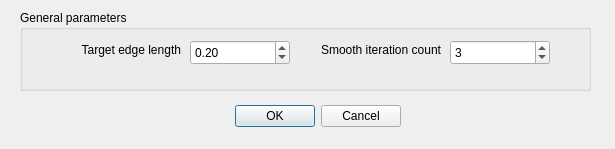
<?xml version="1.0" encoding="UTF-8"?>
<ui version="4.0">
 <class>IsotropicParametersDialog</class>
 <widget class="QDialog" name="IsotropicParametersDialog">
  <property name="geometry">
   <rect>
    <x>0</x>
    <y>0</y>
    <width>615</width>
    <height>149</height>
   </rect>
  </property>
  <property name="windowTitle">
   <string>Isotropic Parameters</string>
  </property>
  <widget class="QDialogButtonBox" name="buttonBox">
   <property name="geometry">
    <rect>
     <x>160</x>
     <y>100</y>
     <width>241</width>
     <height>32</height>
    </rect>
   </property>
   <property name="orientation">
    <enum>Qt::Horizontal</enum>
   </property>
   <property name="standardButtons">
    <set>QDialogButtonBox::Cancel|QDialogButtonBox::Ok</set>
   </property>
  </widget>
  <widget class="QGroupBox" name="groupBox">
   <property name="geometry">
    <rect>
     <x>20</x>
     <y>10</y>
     <width>571</width>
     <height>81</height>
    </rect>
   </property>
   <property name="title">
    <string>General parameters</string>
   </property>
   <widget class="QLabel" name="label1">
    <property name="geometry">
     <rect>
      <x>20</x>
      <y>30</y>
      <width>141</width>
      <height>20</height>
     </rect>
    </property>
    <property name="text">
     <string>Target edge length</string>
    </property>
    <property name="alignment">
     <set>Qt::AlignRight|Qt::AlignTrailing|Qt::AlignVCenter</set>
    </property>
   </widget>
   <widget class="QDoubleSpinBox" name="sb_target_edge_length">
    <property name="geometry">
     <rect>
      <x>170</x>
      <y>30</y>
      <width>100</width>
      <height>25</height>
     </rect>
    </property>
    <property name="decimals">
     <number>2</number>
    </property>
    <property name="minimum">
     <double>0.000000000000000</double>
    </property>
    <property name="maximum">
     <double>100.000000000000000</double>
    </property>
    <property name="singleStep">
     <double>0.010000000000000</double>
    </property>
    <property name="value">
     <double>0.200000000000000</double>
    </property>
   </widget>
   <widget class="QLabel" name="label6_2">
    <property name="geometry">
     <rect>
      <x>280</x>
      <y>30</y>
      <width>141</width>
      <height>20</height>
     </rect>
    </property>
    <property name="text">
     <string>Smooth iteration count</string>
    </property>
    <property name="alignment">
     <set>Qt::AlignRight|Qt::AlignTrailing|Qt::AlignVCenter</set>
    </property>
   </widget>
   <widget class="QSpinBox" name="sb_smooth_iteration_count">
    <property name="geometry">
     <rect>
      <x>430</x>
      <y>30</y>
      <width>100</width>
      <height>25</height>
     </rect>
    </property>
    <property name="minimum">
     <number>0</number>
    </property>
    <property name="maximum">
     <number>5</number>
    </property>
    <property name="value">
     <number>3</number>
    </property>
   </widget>
  </widget>
 </widget>
 <resources/>
 <connections>
  <connection>
   <sender>buttonBox</sender>
   <signal>accepted()</signal>
   <receiver>IsotropicParametersDialog</receiver>
   <slot>accept()</slot>
   <hints>
    <hint type="sourcelabel">
     <x>248</x>
     <y>254</y>
    </hint>
    <hint type="destinationlabel">
     <x>157</x>
     <y>274</y>
    </hint>
   </hints>
  </connection>
  <connection>
   <sender>buttonBox</sender>
   <signal>rejected()</signal>
   <receiver>IsotropicParametersDialog</receiver>
   <slot>reject()</slot>
   <hints>
    <hint type="sourcelabel">
     <x>316</x>
     <y>260</y>
    </hint>
    <hint type="destinationlabel">
     <x>286</x>
     <y>274</y>
    </hint>
   </hints>
  </connection>
 </connections>
</ui>
